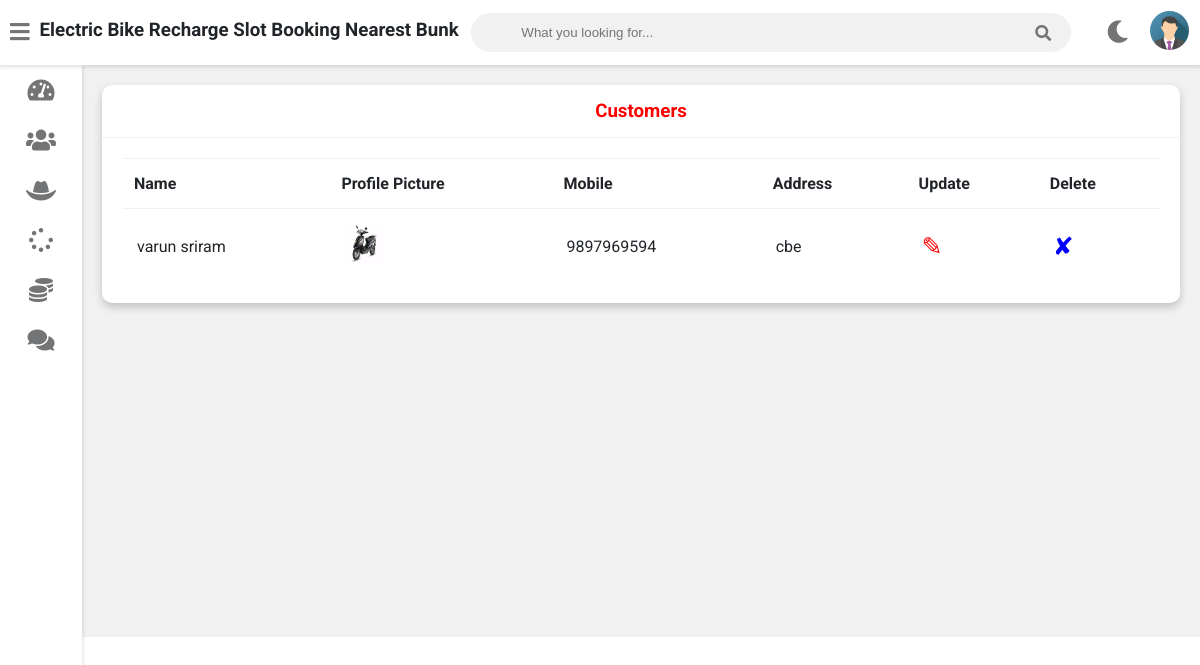
Page /admin-view-customer (signed in) on the committed database.
### vehicle/models.py (models this page shows, shortened)
class Customer(models.Model):
    user=models.OneToOneField(User,on_delete=models.CASCADE)
    profile_pic= models.ImageField(upload_to='profile_pic/CustomerProfilePic/',null=True,blank=True)
    address = models.CharField(max_length=40)
    mobile = models.CharField(max_length=20,null=False)
    @property
    def get_name(self):
        return self.user.first_name+" "+self.user.last_name

### vehicle/views.py (the view)
# urls.py: path('admin-view-customer',views.admin_view_customer_view,name='admin-view-customer'),
@login_required(login_url='adminlogin')
def admin_view_customer_view(request):
    customers=models.Customer.objects.all()
    return render(request,'vehicle/admin_view_customer.html',{'customers':customers})

### templates/vehicle/admin_view_customer.html
{% extends 'vehicle/adminbase.html' %}
{% block content %}
{% load static %}
	<div class="wrapper">
		<div class="row">
			<div class="col-12 col-m-12 col-sm-12">
				<div class="card">
					<div class="card-header">
						<h3 style="color:red; text-align:center" >Customers
						</h3>
					</div>
					<div class="card-content">
						<table>
							<thead>
                <tr>
                  <th>Name</th>
                  <th>Profile Picture</th>
                  <th>Mobile</th>
                  <th>Address</th>
                  <th>Update</th>
                  <th>Delete</th>
                </tr>
							</thead>
							<tbody>
              {% for c in customers %}
                <tr>
                  <td> {{c.get_name}}</td>
                  <td> <img src="{% static c.profile_pic.url %}" alt="Profile Pic" height="40px" width="40px" /></td>
                  <td>{{c.mobile}}</td>
                  <td>{{c.address}}</td>
                  <td><a  style="color:red; text-decoration:none;font-size:25px;" href="{% url 'update-customer' c.id  %}">&#9998;</a></td>
                  <td><a style="color:blue; text-decoration:none;font-size:25px;"href="{% url 'delete-customer' c.id  %}">&#10008;</a></td>
                </tr>
                {% endfor %}
							</tbody>
						</table>
					</div>
				</div>
			</div>
		</div>
<br><br><br><br><br><br><br><br><br><br><br><br><br><br><br><br>
	</div>
{% endblock content %}

### static/style.css (style rules this page uses)
:root { --primary-color: #4834d4; --success-color: #6ab04c; --warning-color: #f0932b; --danger-color: #eb4d4b; --light-color: #212529; --light-second-color: #727475; --light-background: #ffffff; --light-second-background: #f1f1f1; --dark-color: #909090; --dark-second-color: #f5f6fa; --dark-background: #23242D; --dark-second-background: #181818; }
.light { --main-bg-color: var(--light-background); --second-bg-color: var(--light-second-background); --main-color: var(--light-color); --second-color: var(--light-second-color); }
* { box-sizing: border-box; }
body { font-family: 'Roboto', sans-serif; background: var(--main-bg-color); color: var(--main-color); margin: 0; }
.wrapper { padding: 10px; margin-left: 82px; padding-top: 75px; background: var(--second-bg-color); transition: margin-left .5s; }
.row { display: flex; flex-wrap: wrap; flex-direction: row; }
.row:after, .row:before { box-sizing: border-box; }
[class*="col-"] { padding: 10px; }
@media only screen and (min-width: 600px) { .col-sm-12 { width: 100%; } }
@media only screen and (min-width: 768px) { .col-m-12 { width: 100%; } }
@media only screen and (min-width: 992px) { .col-12 { width: 100%; } }
.card { background: var(--main-bg-color); color: var(--main-color); border-radius: 10px; margin-bottom: 10px; box-shadow: 0 4px 8px 0 rgba(0,0,0,0.2); }
.card-header { padding: 15px 30px; border-bottom: 1px solid var(--second-bg-color); position: relative; }
.card-header h3 { margin: 0; }
.card-content { padding: 20px; overflow-x: auto; }
table { border-collapse: collapse; width: 100%; }
table td { border-top: 1px solid var(--second-bg-color); padding: 15px; }
table th { border-top: 1px solid var(--second-bg-color); border-bottom: 1px solid var(--second-bg-color); padding: 15px 12px; text-align: left; }

### rows in the picture
Customer: get_name "varun sriram", profile_pic (picture), mobile "9897969594", address "cbe"
